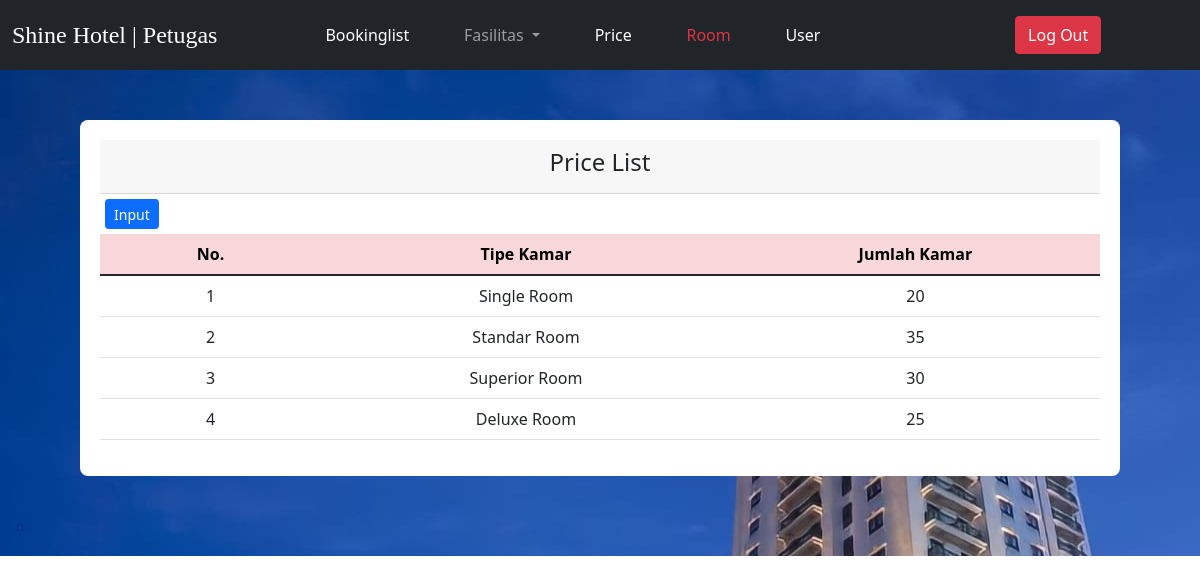
Page /petugas/room.php (signed in) on the committed database.
### tables this page shows
CREATE TABLE `tb_room` (
  `id_kamar` int(10) NOT NULL,
  `tipe_kamar` enum('Single Room','Standar Room','Superior Room','Deluxe Room') NOT NULL,
  `stok` varchar(5) NOT NULL
);

### petugas/room.php (the view, shortened to what this page needs)
<!DOCTYPE html>
<html>
<head>
	<link href="https://cdn.jsdelivr.net/npm/bootstrap@5.1.3/dist/css/bootstrap.min.css" rel="stylesheet">
	    <link rel="stylesheet" href="style.css">
</head>
<body>
 <nav class="navbar navbar-expand-lg navbar-dark bg-dark text-center">
  <div class="container-fluid">
	<div class="collapse navbar-collapse" id="navbarSupportedContent">
    <h4 class="text-white text-left" style="margin-right: 100px; padding-top: 8px; font-family: serif;">Shine Hotel | Petugas</h4>
      <ul class="navbar-nav me-auto mb-2 mb-lg-0">
        <li class="nav-item">
          <a class="nav-link text-white" aria-current="page" href="bookinglist.php">Bookinglist</a>
        </li>
      </ul>
      <ul class="navbar-nav me-auto mb-2 mb-lg-0">
         <li class="nav-item dropdown">
          <a class="nav-link dropdown-toggle disable" href="#" id="navbarDropdown" role="button" data-bs-toggle="dropdown" aria-expanded="false active">
            Fasilitas
          </a>
        </li>
      </ul>
      <ul class="navbar-nav me-auto mb-2 mb-lg-0">
        <li class="nav-item">
          <a class="nav-link text-white" aria-current="page" href="price.php">Price</a>
        </li>
      </ul>
      <ul class="navbar-nav me-auto mb-2 mb-lg-0">
        <li class="nav-item">
          <a class="nav-link active text-danger" aria-current="page" href="room.php">Room</a>
        </li>
      </ul>
      <ul class="navbar-nav me-auto mb-2 mb-lg-0">
        <li class="nav-item">
          <a class="nav-link text-white" aria-current="page" href="user.php">User</a>
        </li>
      </ul>
      <ul class="navbar-nav me-auto mb-2 mb-lg-0">
        <li class="nav-item">
          <a class="nav-link" aria-current="page" href="../login/logout.php">
          <button type="button" class="btn btn-danger" style="margin-left: 140px; margin-right: 40px;">Log Out</button>
          </a>
        </li>
      </ul>
    </div>
  </div>
 </nav>
<div class="col-13" style="padding: 80px; padding-top: 50px !important; background-image: url(gedung.jfif); min-height: 443px !important; height: 100%;">
	<div class="container bg-white" style="padding: 20px; border-radius: 8px;">
		<div class="card-header ">
			<h4 class="card-title text-center">Price List</h4>
		</div>
        <button type="button" class="btn btn-primary btn-sm" style="margin: 5px; height: 30px;">Input</button>
	<table class="table" style="text-align: center;">
  <thead>
    <tr  class="table-danger">
     <th width="5px">No.</th>
	   <th width="20px">Tipe Kamar</th>
	   <th width="35px">Jumlah Kamar</th>
    </tr>
  </thead>
  <tbody>
  <?php
  	include 'koneksi.php';
	$no = 1;
	$data = mysqli_query($koneksi,"select * from tb_room");
	while($d = mysqli_fetch_array($data)){
	?>
	 <tr>
		<td><?php echo $no++; ?></td>
		<td><?php echo $d['tipe_kamar']; ?></td>
		<td><?php echo $d['stok']; ?></td>
	 </tr>
	<?php
	}
  ?>
</tbody>
</table>
</div>
</div>
</body>
</html>

### petugas/style.css (style rules this page uses)
.btn { btn-font-size : 5px; text-align: center; }

### rows in the picture
tb_room: tipe_kamar "Single Room", stok "20"
tb_room: tipe_kamar "Standar Room", stok "35"
tb_room: tipe_kamar "Superior Room", stok "30"
tb_room: tipe_kamar "Deluxe Room", stok "25"
